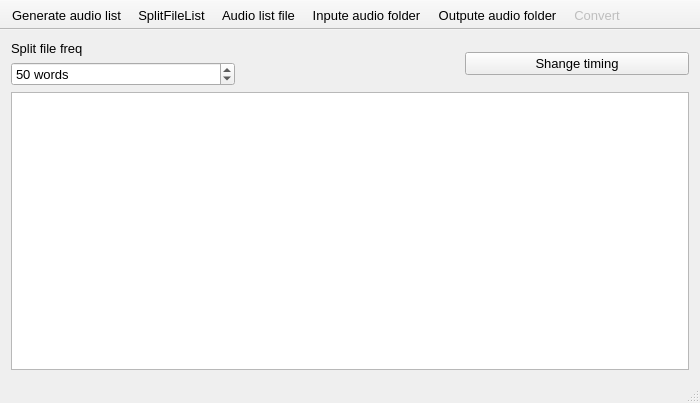
<?xml version="1.0" encoding="UTF-8"?>
<ui version="4.0">
 <class>MainWindow</class>
 <widget class="QMainWindow" name="MainWindow">
  <property name="geometry">
   <rect>
    <x>0</x>
    <y>0</y>
    <width>700</width>
    <height>403</height>
   </rect>
  </property>
  <property name="font">
   <font>
    <pointsize>10</pointsize>
   </font>
  </property>
  <property name="windowTitle">
   <string>Advance club - Converter</string>
  </property>
  <widget class="QWidget" name="centralWidget">
   <layout class="QVBoxLayout" name="verticalLayout">
    <item>
     <layout class="QHBoxLayout" name="horizontalLayout" stretch="1,1,1">
      <item>
       <layout class="QVBoxLayout" name="verticalLayout_5">
        <item>
         <widget class="QLabel" name="labelSpliter">
          <property name="text">
           <string>Split file freq</string>
          </property>
         </widget>
        </item>
        <item>
         <widget class="QSpinBox" name="boxSplitor">
          <property name="suffix">
           <string> words</string>
          </property>
          <property name="minimum">
           <number>1</number>
          </property>
          <property name="maximum">
           <number>1000</number>
          </property>
          <property name="value">
           <number>50</number>
          </property>
         </widget>
        </item>
       </layout>
      </item>
      <item>
       <spacer name="horizontalSpacer">
        <property name="orientation">
         <enum>Qt::Horizontal</enum>
        </property>
        <property name="sizeHint" stdset="0">
         <size>
          <width>40</width>
          <height>20</height>
         </size>
        </property>
       </spacer>
      </item>
      <item>
       <widget class="QPushButton" name="pushChangeTime">
        <property name="text">
         <string>Shange timing</string>
        </property>
       </widget>
      </item>
     </layout>
    </item>
    <item>
     <widget class="QListWidget" name="listWidgetLog"/>
    </item>
   </layout>
  </widget>
  <widget class="QMenuBar" name="menuBar">
   <property name="geometry">
    <rect>
     <x>0</x>
     <y>0</y>
     <width>700</width>
     <height>21</height>
    </rect>
   </property>
  </widget>
  <widget class="QToolBar" name="mainToolBar">
   <property name="movable">
    <bool>false</bool>
   </property>
   <property name="iconSize">
    <size>
     <width>50</width>
     <height>50</height>
    </size>
   </property>
   <attribute name="toolBarArea">
    <enum>TopToolBarArea</enum>
   </attribute>
   <attribute name="toolBarBreak">
    <bool>false</bool>
   </attribute>
   <addaction name="actionGenerateAudioList"/>
   <addaction name="actionSplitFileList"/>
   <addaction name="actionAudio_list_file"/>
   <addaction name="actionInpute_audio_folder"/>
   <addaction name="actionOutpute_audio_folder"/>
   <addaction name="actionConvert"/>
  </widget>
  <widget class="QStatusBar" name="statusBar"/>
  <action name="actionAudio_list_file">
   <property name="icon">
    <iconset resource="Converter.qrc">
     <normaloff>:/icons/text.ico</normaloff>:/icons/text.ico</iconset>
   </property>
   <property name="text">
    <string>Audio list file</string>
   </property>
  </action>
  <action name="actionInpute_audio_folder">
   <property name="icon">
    <iconset resource="Converter.qrc">
     <normaloff>:/icons/music_folder.ico</normaloff>:/icons/music_folder.ico</iconset>
   </property>
   <property name="text">
    <string>Inpute audio folder</string>
   </property>
  </action>
  <action name="actionConvert">
   <property name="enabled">
    <bool>false</bool>
   </property>
   <property name="icon">
    <iconset resource="Converter.qrc">
     <normaloff>:/icons/convert.ico</normaloff>:/icons/convert.ico</iconset>
   </property>
   <property name="text">
    <string>Convert</string>
   </property>
  </action>
  <action name="actionGenerateAudioList">
   <property name="icon">
    <iconset resource="Converter.qrc">
     <normaloff>:/icons/generate_text_file.ico</normaloff>:/icons/generate_text_file.ico</iconset>
   </property>
   <property name="text">
    <string>Generate audio list</string>
   </property>
  </action>
  <action name="actionSplitFileList">
   <property name="icon">
    <iconset resource="Converter.qrc">
     <normaloff>:/icons/split.ico</normaloff>:/icons/split.ico</iconset>
   </property>
   <property name="text">
    <string>SplitFileList</string>
   </property>
  </action>
  <action name="actionOutpute_audio_folder">
   <property name="icon">
    <iconset resource="Converter.qrc">
     <normaloff>:/icons/outpute_folder.ico</normaloff>:/icons/outpute_folder.ico</iconset>
   </property>
   <property name="text">
    <string>Outpute audio folder</string>
   </property>
  </action>
 </widget>
 <layoutdefault spacing="6" margin="11"/>
 <resources>
  <include location="Converter.qrc"/>
 </resources>
 <connections/>
</ui>
